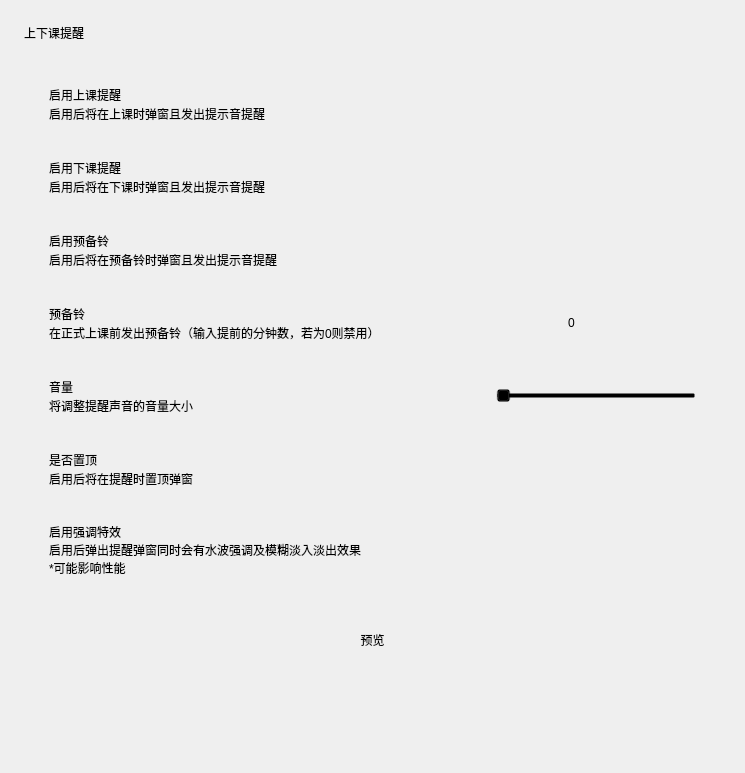
<?xml version="1.0" encoding="UTF-8"?>
<ui version="4.0">
 <class>Form</class>
 <widget class="QWidget" name="Form">
  <property name="geometry">
   <rect>
    <x>0</x>
    <y>0</y>
    <width>745</width>
    <height>773</height>
   </rect>
  </property>
  <property name="sizePolicy">
   <sizepolicy hsizetype="Preferred" vsizetype="Expanding">
    <horstretch>0</horstretch>
    <verstretch>0</verstretch>
   </sizepolicy>
  </property>
  <property name="windowTitle">
   <string>Form</string>
  </property>
  <layout class="QVBoxLayout" name="verticalLayout_2">
   <property name="spacing">
    <number>18</number>
   </property>
   <property name="leftMargin">
    <number>24</number>
   </property>
   <property name="topMargin">
    <number>24</number>
   </property>
   <property name="rightMargin">
    <number>24</number>
   </property>
   <property name="bottomMargin">
    <number>0</number>
   </property>
   <item>
    <widget class="TitleLabel" name="TitleLabel">
     <property name="text">
      <string>上下课提醒</string>
     </property>
    </widget>
   </item>
   <item>
    <widget class="SmoothScrollArea" name="sd_scroll">
     <property name="styleSheet">
      <string notr="true">background: transparent; border: none</string>
     </property>
     <property name="widgetResizable">
      <bool>true</bool>
     </property>
     <widget class="QWidget" name="scrollAreaWidgetContents">
      <property name="geometry">
       <rect>
        <x>0</x>
        <y>0</y>
        <width>697</width>
        <height>692</height>
       </rect>
      </property>
      <layout class="QVBoxLayout" name="verticalLayout_9">
       <item>
        <layout class="QVBoxLayout" name="verticalLayout_5">
         <property name="spacing">
          <number>3</number>
         </property>
         <item>
          <widget class="CardWidget" name="CardWidget_6">
           <property name="minimumSize">
            <size>
             <width>0</width>
             <height>70</height>
            </size>
           </property>
           <layout class="QHBoxLayout" name="horizontalLayout_6">
            <property name="leftMargin">
             <number>16</number>
            </property>
            <property name="topMargin">
             <number>16</number>
            </property>
            <property name="rightMargin">
             <number>16</number>
            </property>
            <property name="bottomMargin">
             <number>16</number>
            </property>
            <item>
             <layout class="QVBoxLayout" name="verticalLayout_10">
              <property name="spacing">
               <number>0</number>
              </property>
              <item>
               <widget class="StrongBodyLabel" name="StrongBodyLabel_6">
                <property name="sizePolicy">
                 <sizepolicy hsizetype="Expanding" vsizetype="Preferred">
                  <horstretch>0</horstretch>
                  <verstretch>0</verstretch>
                 </sizepolicy>
                </property>
                <property name="text">
                 <string>启用上课提醒</string>
                </property>
               </widget>
              </item>
              <item>
               <widget class="CaptionLabel" name="CaptionLabel_5">
                <property name="text">
                 <string>启用后将在上课时弹窗且发出提示音提醒</string>
                </property>
                <property name="wordWrap">
                 <bool>true</bool>
                </property>
                <property name="lightColor" stdset="0">
                 <color alpha="150">
                  <red>0</red>
                  <green>0</green>
                  <blue>0</blue>
                 </color>
                </property>
                <property name="darkColor" stdset="0">
                 <color alpha="200">
                  <red>255</red>
                  <green>255</green>
                  <blue>255</blue>
                 </color>
                </property>
               </widget>
              </item>
             </layout>
            </item>
            <item>
             <widget class="SwitchButton" name="switch_enable_attend">
              <property name="onText">
               <string>启用</string>
              </property>
              <property name="offText">
               <string>禁用</string>
              </property>
             </widget>
            </item>
           </layout>
          </widget>
         </item>
         <item>
          <widget class="CardWidget" name="CardWidget_10">
           <property name="minimumSize">
            <size>
             <width>0</width>
             <height>70</height>
            </size>
           </property>
           <layout class="QHBoxLayout" name="horizontalLayout_8">
            <property name="leftMargin">
             <number>16</number>
            </property>
            <property name="topMargin">
             <number>16</number>
            </property>
            <property name="rightMargin">
             <number>16</number>
            </property>
            <property name="bottomMargin">
             <number>16</number>
            </property>
            <item>
             <layout class="QVBoxLayout" name="verticalLayout_12">
              <property name="spacing">
               <number>0</number>
              </property>
              <item>
               <widget class="StrongBodyLabel" name="StrongBodyLabel_8">
                <property name="sizePolicy">
                 <sizepolicy hsizetype="Expanding" vsizetype="Preferred">
                  <horstretch>0</horstretch>
                  <verstretch>0</verstretch>
                 </sizepolicy>
                </property>
                <property name="text">
                 <string>启用下课提醒</string>
                </property>
               </widget>
              </item>
              <item>
               <widget class="CaptionLabel" name="CaptionLabel_7">
                <property name="text">
                 <string>启用后将在下课时弹窗且发出提示音提醒</string>
                </property>
                <property name="wordWrap">
                 <bool>true</bool>
                </property>
                <property name="lightColor" stdset="0">
                 <color alpha="150">
                  <red>0</red>
                  <green>0</green>
                  <blue>0</blue>
                 </color>
                </property>
                <property name="darkColor" stdset="0">
                 <color alpha="200">
                  <red>255</red>
                  <green>255</green>
                  <blue>255</blue>
                 </color>
                </property>
               </widget>
              </item>
             </layout>
            </item>
            <item>
             <widget class="SwitchButton" name="switch_enable_finish">
              <property name="onText">
               <string>启用</string>
              </property>
              <property name="offText">
               <string>禁用</string>
              </property>
             </widget>
            </item>
           </layout>
          </widget>
         </item>
         <item>
          <widget class="CardWidget" name="CardWidget_11">
           <property name="minimumSize">
            <size>
             <width>0</width>
             <height>70</height>
            </size>
           </property>
           <layout class="QHBoxLayout" name="horizontalLayout_10">
            <property name="leftMargin">
             <number>16</number>
            </property>
            <property name="topMargin">
             <number>16</number>
            </property>
            <property name="rightMargin">
             <number>16</number>
            </property>
            <property name="bottomMargin">
             <number>16</number>
            </property>
            <item>
             <layout class="QVBoxLayout" name="verticalLayout_16">
              <property name="spacing">
               <number>0</number>
              </property>
              <item>
               <widget class="StrongBodyLabel" name="StrongBodyLabel_10">
                <property name="sizePolicy">
                 <sizepolicy hsizetype="Expanding" vsizetype="Preferred">
                  <horstretch>0</horstretch>
                  <verstretch>0</verstretch>
                 </sizepolicy>
                </property>
                <property name="text">
                 <string>启用预备铃</string>
                </property>
               </widget>
              </item>
              <item>
               <widget class="CaptionLabel" name="CaptionLabel_11">
                <property name="text">
                 <string>启用后将在预备铃时弹窗且发出提示音提醒</string>
                </property>
                <property name="wordWrap">
                 <bool>true</bool>
                </property>
                <property name="lightColor" stdset="0">
                 <color alpha="150">
                  <red>0</red>
                  <green>0</green>
                  <blue>0</blue>
                 </color>
                </property>
                <property name="darkColor" stdset="0">
                 <color alpha="200">
                  <red>255</red>
                  <green>255</green>
                  <blue>255</blue>
                 </color>
                </property>
               </widget>
              </item>
             </layout>
            </item>
            <item>
             <widget class="SwitchButton" name="switch_enable_prepare">
              <property name="onText">
               <string>启用</string>
              </property>
              <property name="offText">
               <string>禁用</string>
              </property>
             </widget>
            </item>
           </layout>
          </widget>
         </item>
         <item>
          <widget class="CardWidget" name="CardWidget_8">
           <property name="minimumSize">
            <size>
             <width>0</width>
             <height>70</height>
            </size>
           </property>
           <layout class="QHBoxLayout" name="horizontalLayout_11">
            <property name="leftMargin">
             <number>16</number>
            </property>
            <property name="topMargin">
             <number>16</number>
            </property>
            <property name="rightMargin">
             <number>16</number>
            </property>
            <property name="bottomMargin">
             <number>16</number>
            </property>
            <item>
             <layout class="QVBoxLayout" name="verticalLayout_13">
              <property name="spacing">
               <number>0</number>
              </property>
              <item>
               <widget class="StrongBodyLabel" name="StrongBodyLabel_11">
                <property name="sizePolicy">
                 <sizepolicy hsizetype="Expanding" vsizetype="Preferred">
                  <horstretch>0</horstretch>
                  <verstretch>0</verstretch>
                 </sizepolicy>
                </property>
                <property name="text">
                 <string>预备铃</string>
                </property>
               </widget>
              </item>
              <item>
               <widget class="CaptionLabel" name="CaptionLabel_8">
                <property name="text">
                 <string>在正式上课前发出预备铃（输入提前的分钟数，若为0则禁用）</string>
                </property>
                <property name="wordWrap">
                 <bool>true</bool>
                </property>
                <property name="lightColor" stdset="0">
                 <color alpha="150">
                  <red>0</red>
                  <green>0</green>
                  <blue>0</blue>
                 </color>
                </property>
                <property name="darkColor" stdset="0">
                 <color alpha="200">
                  <red>255</red>
                  <green>255</green>
                  <blue>255</blue>
                 </color>
                </property>
               </widget>
              </item>
             </layout>
            </item>
            <item>
             <widget class="SpinBox" name="spin_prepare_class">
              <property name="minimumSize">
               <size>
                <width>130</width>
                <height>33</height>
               </size>
              </property>
              <property name="maximum">
               <number>9</number>
              </property>
             </widget>
            </item>
           </layout>
          </widget>
         </item>
         <item>
          <widget class="CardWidget" name="CardWidget_7">
           <property name="minimumSize">
            <size>
             <width>0</width>
             <height>70</height>
            </size>
           </property>
           <layout class="QHBoxLayout" name="horizontalLayout_7">
            <property name="leftMargin">
             <number>16</number>
            </property>
            <property name="topMargin">
             <number>16</number>
            </property>
            <property name="rightMargin">
             <number>16</number>
            </property>
            <property name="bottomMargin">
             <number>16</number>
            </property>
            <item>
             <layout class="QVBoxLayout" name="verticalLayout_11">
              <property name="spacing">
               <number>0</number>
              </property>
              <item>
               <widget class="StrongBodyLabel" name="StrongBodyLabel_7">
                <property name="text">
                 <string>音量</string>
                </property>
               </widget>
              </item>
              <item>
               <widget class="CaptionLabel" name="CaptionLabel_6">
                <property name="text">
                 <string>将调整提醒声音的音量大小</string>
                </property>
                <property name="lightColor" stdset="0">
                 <color alpha="150">
                  <red>0</red>
                  <green>0</green>
                  <blue>0</blue>
                 </color>
                </property>
                <property name="darkColor" stdset="0">
                 <color alpha="200">
                  <red>255</red>
                  <green>255</green>
                  <blue>255</blue>
                 </color>
                </property>
               </widget>
              </item>
             </layout>
            </item>
            <item>
             <widget class="Slider" name="slider_volume">
              <property name="sizePolicy">
               <sizepolicy hsizetype="Maximum" vsizetype="Fixed">
                <horstretch>0</horstretch>
                <verstretch>0</verstretch>
               </sizepolicy>
              </property>
              <property name="minimumSize">
               <size>
                <width>200</width>
                <height>0</height>
               </size>
              </property>
              <property name="orientation">
               <enum>Qt::Horizontal</enum>
              </property>
             </widget>
            </item>
           </layout>
          </widget>
         </item>
         <item>
          <widget class="CardWidget" name="CardWidget_12">
           <property name="minimumSize">
            <size>
             <width>0</width>
             <height>70</height>
            </size>
           </property>
           <layout class="QHBoxLayout" name="horizontalLayout_13">
            <property name="leftMargin">
             <number>16</number>
            </property>
            <property name="topMargin">
             <number>16</number>
            </property>
            <property name="rightMargin">
             <number>16</number>
            </property>
            <property name="bottomMargin">
             <number>16</number>
            </property>
            <item>
             <layout class="QVBoxLayout" name="verticalLayout_17">
              <property name="spacing">
               <number>0</number>
              </property>
              <item>
               <widget class="StrongBodyLabel" name="StrongBodyLabel_13">
                <property name="sizePolicy">
                 <sizepolicy hsizetype="Expanding" vsizetype="Preferred">
                  <horstretch>0</horstretch>
                  <verstretch>0</verstretch>
                 </sizepolicy>
                </property>
                <property name="text">
                 <string>是否置顶</string>
                </property>
               </widget>
              </item>
              <item>
               <widget class="CaptionLabel" name="CaptionLabel_12">
                <property name="text">
                 <string>启用后将在提醒时置顶弹窗</string>
                </property>
                <property name="lightColor" stdset="0">
                 <color alpha="150">
                  <red>0</red>
                  <green>0</green>
                  <blue>0</blue>
                 </color>
                </property>
                <property name="darkColor" stdset="0">
                 <color alpha="200">
                  <red>255</red>
                  <green>255</green>
                  <blue>255</blue>
                 </color>
                </property>
               </widget>
              </item>
             </layout>
            </item>
            <item>
             <widget class="SwitchButton" name="switch_enable_pin_toast">
              <property name="onText">
               <string>启用</string>
              </property>
              <property name="offText">
               <string>禁用</string>
              </property>
             </widget>
            </item>
           </layout>
          </widget>
         </item>
         <item>
          <widget class="CardWidget" name="CardWidget_9">
           <property name="minimumSize">
            <size>
             <width>0</width>
             <height>70</height>
            </size>
           </property>
           <layout class="QHBoxLayout" name="horizontalLayout_12">
            <property name="leftMargin">
             <number>16</number>
            </property>
            <property name="topMargin">
             <number>16</number>
            </property>
            <property name="rightMargin">
             <number>16</number>
            </property>
            <property name="bottomMargin">
             <number>16</number>
            </property>
            <item>
             <layout class="QVBoxLayout" name="verticalLayout_14">
              <property name="spacing">
               <number>0</number>
              </property>
              <item>
               <widget class="StrongBodyLabel" name="StrongBodyLabel_12">
                <property name="sizePolicy">
                 <sizepolicy hsizetype="Expanding" vsizetype="Preferred">
                  <horstretch>0</horstretch>
                  <verstretch>0</verstretch>
                 </sizepolicy>
                </property>
                <property name="text">
                 <string>启用强调特效</string>
                </property>
               </widget>
              </item>
              <item>
               <widget class="CaptionLabel" name="CaptionLabel_9">
                <property name="text">
                 <string>启用后弹出提醒弹窗同时会有水波强调及模糊淡入淡出效果
*可能影响性能</string>
                </property>
                <property name="wordWrap">
                 <bool>true</bool>
                </property>
                <property name="lightColor" stdset="0">
                 <color alpha="150">
                  <red>0</red>
                  <green>0</green>
                  <blue>0</blue>
                 </color>
                </property>
                <property name="darkColor" stdset="0">
                 <color alpha="200">
                  <red>255</red>
                  <green>255</green>
                  <blue>255</blue>
                 </color>
                </property>
               </widget>
              </item>
             </layout>
            </item>
            <item>
             <widget class="SwitchButton" name="switch_enable_wave">
              <property name="onText">
               <string>启用</string>
              </property>
              <property name="offText">
               <string>禁用</string>
              </property>
             </widget>
            </item>
           </layout>
          </widget>
         </item>
        </layout>
       </item>
       <item>
        <widget class="QFrame" name="blank">
         <property name="minimumSize">
          <size>
           <width>0</width>
           <height>25</height>
          </size>
         </property>
         <property name="frameShape">
          <enum>QFrame::StyledPanel</enum>
         </property>
         <property name="frameShadow">
          <enum>QFrame::Raised</enum>
         </property>
         <property name="lineWidth">
          <number>5</number>
         </property>
        </widget>
       </item>
       <item>
        <layout class="QHBoxLayout" name="horizontalLayout">
         <item>
          <spacer name="horizontalSpacer">
           <property name="orientation">
            <enum>Qt::Horizontal</enum>
           </property>
           <property name="sizeHint" stdset="0">
            <size>
             <width>40</width>
             <height>20</height>
            </size>
           </property>
          </spacer>
         </item>
         <item>
          <widget class="PrimaryDropDownPushButton" name="preview">
           <property name="sizePolicy">
            <sizepolicy hsizetype="Expanding" vsizetype="Fixed">
             <horstretch>0</horstretch>
             <verstretch>0</verstretch>
            </sizepolicy>
           </property>
           <property name="text">
            <string>预览</string>
           </property>
          </widget>
         </item>
         <item>
          <spacer name="horizontalSpacer_2">
           <property name="orientation">
            <enum>Qt::Horizontal</enum>
           </property>
           <property name="sizeHint" stdset="0">
            <size>
             <width>40</width>
             <height>20</height>
            </size>
           </property>
          </spacer>
         </item>
        </layout>
       </item>
       <item>
        <spacer name="verticalSpacer">
         <property name="orientation">
          <enum>Qt::Vertical</enum>
         </property>
         <property name="sizeHint" stdset="0">
          <size>
           <width>20</width>
           <height>40</height>
          </size>
         </property>
        </spacer>
       </item>
      </layout>
     </widget>
    </widget>
   </item>
  </layout>
 </widget>
 <customwidgets>
  <customwidget>
   <class>PushButton</class>
   <extends>QPushButton</extends>
   <header>qfluentwidgets</header>
  </customwidget>
  <customwidget>
   <class>PrimaryPushButton</class>
   <extends>PushButton</extends>
   <header>qfluentwidgets</header>
  </customwidget>
  <customwidget>
   <class>PrimaryDropDownPushButton</class>
   <extends>PrimaryPushButton</extends>
   <header>qfluentwidgets</header>
  </customwidget>
  <customwidget>
   <class>SwitchButton</class>
   <extends>QWidget</extends>
   <header>qfluentwidgets</header>
  </customwidget>
  <customwidget>
   <class>Slider</class>
   <extends>QSlider</extends>
   <header>qfluentwidgets</header>
  </customwidget>
  <customwidget>
   <class>CardWidget</class>
   <extends>QFrame</extends>
   <header>qfluentwidgets</header>
   <container>1</container>
  </customwidget>
  <customwidget>
   <class>SmoothScrollArea</class>
   <extends>QScrollArea</extends>
   <header>qfluentwidgets</header>
   <container>1</container>
  </customwidget>
  <customwidget>
   <class>CaptionLabel</class>
   <extends>QLabel</extends>
   <header>qfluentwidgets</header>
  </customwidget>
  <customwidget>
   <class>StrongBodyLabel</class>
   <extends>QLabel</extends>
   <header>qfluentwidgets</header>
  </customwidget>
  <customwidget>
   <class>TitleLabel</class>
   <extends>QLabel</extends>
   <header>qfluentwidgets</header>
  </customwidget>
  <customwidget>
   <class>SpinBox</class>
   <extends>QSpinBox</extends>
   <header>qfluentwidgets</header>
  </customwidget>
 </customwidgets>
 <resources/>
 <connections/>
</ui>
